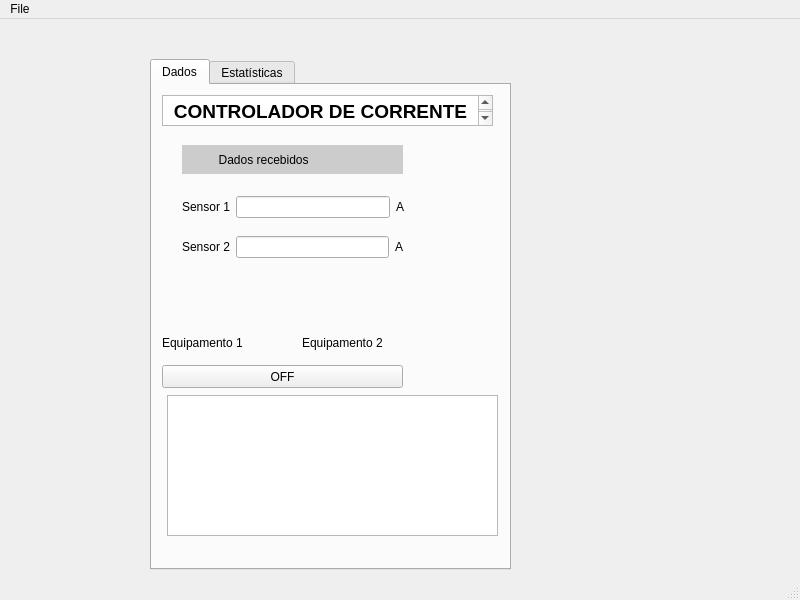
<?xml version="1.0" encoding="UTF-8"?>
<ui version="4.0">
 <class>MainWindow</class>
 <widget class="QMainWindow" name="MainWindow">
  <property name="geometry">
   <rect>
    <x>0</x>
    <y>0</y>
    <width>800</width>
    <height>600</height>
   </rect>
  </property>
  <property name="windowTitle">
   <string>MainWindow</string>
  </property>
  <widget class="QWidget" name="centralwidget">
   <widget class="QTabWidget" name="tabWidget">
    <property name="geometry">
     <rect>
      <x>150</x>
      <y>40</y>
      <width>361</width>
      <height>511</height>
     </rect>
    </property>
    <property name="currentIndex">
     <number>0</number>
    </property>
    <widget class="QWidget" name="tab">
     <attribute name="title">
      <string>Dados</string>
     </attribute>
     <widget class="QTextEdit" name="textEdit">
      <property name="geometry">
       <rect>
        <x>10</x>
        <y>10</y>
        <width>331</width>
        <height>31</height>
       </rect>
      </property>
      <property name="html">
       <string>&lt;!DOCTYPE HTML PUBLIC &quot;-//W3C//DTD HTML 4.0//EN&quot; &quot;http://www.w3.org/TR/REC-html40/strict.dtd&quot;&gt;
&lt;html&gt;&lt;head&gt;&lt;meta name=&quot;qrichtext&quot; content=&quot;1&quot; /&gt;&lt;style type=&quot;text/css&quot;&gt;
p, li { white-space: pre-wrap; }
&lt;/style&gt;&lt;/head&gt;&lt;body style=&quot; font-family:'MS Shell Dlg 2'; font-size:8.25pt; font-weight:400; font-style:normal;&quot;&gt;
&lt;p align=&quot;center&quot; style=&quot; margin-top:0px; margin-bottom:0px; margin-left:0px; margin-right:0px; -qt-block-indent:0; text-indent:0px;&quot;&gt;&lt;span style=&quot; font-family:'MS Shell Dlg 2'; font-size:14pt; font-weight:600;&quot;&gt;CONTROLADOR DE CORRENTE&lt;/span&gt;&lt;/p&gt;&lt;/body&gt;&lt;/html&gt;</string>
      </property>
     </widget>
     <widget class="QLabel" name="label">
      <property name="geometry">
       <rect>
        <x>30</x>
        <y>60</y>
        <width>221</width>
        <height>29</height>
       </rect>
      </property>
      <property name="styleSheet">
       <string notr="true">font: 75 12pt &quot;MS Shell Dlg 2&quot;;
background-color: rgb(204, 204, 204);</string>
      </property>
      <property name="text">
       <string>           Dados recebidos</string>
      </property>
      <property name="scaledContents">
       <bool>false</bool>
      </property>
     </widget>
     <widget class="QPushButton" name="ButtonOnOff_1">
      <property name="geometry">
       <rect>
        <x>10</x>
        <y>280</y>
        <width>241</width>
        <height>23</height>
       </rect>
      </property>
      <property name="text">
       <string>OFF</string>
      </property>
     </widget>
     <widget class="QLabel" name="ImagemMotor1">
      <property name="geometry">
       <rect>
        <x>10</x>
        <y>200</y>
        <width>61</width>
        <height>41</height>
       </rect>
      </property>
      <property name="text">
       <string/>
      </property>
      <property name="pixmap">
       <pixmap>../../../Downloads/electric-motor.png</pixmap>
      </property>
      <property name="scaledContents">
       <bool>true</bool>
      </property>
     </widget>
     <widget class="QLabel" name="ImagemMotor2">
      <property name="geometry">
       <rect>
        <x>150</x>
        <y>200</y>
        <width>61</width>
        <height>41</height>
       </rect>
      </property>
      <property name="text">
       <string/>
      </property>
      <property name="pixmap">
       <pixmap>../../../Downloads/electric-motor.png</pixmap>
      </property>
      <property name="scaledContents">
       <bool>true</bool>
      </property>
     </widget>
     <widget class="QLabel" name="label_7">
      <property name="geometry">
       <rect>
        <x>10</x>
        <y>250</y>
        <width>101</width>
        <height>16</height>
       </rect>
      </property>
      <property name="styleSheet">
       <string notr="true">font: 75 11pt &quot;MS Shell Dlg 2&quot;;</string>
      </property>
      <property name="text">
       <string>Equipamento 1</string>
      </property>
     </widget>
     <widget class="QLabel" name="label_8">
      <property name="geometry">
       <rect>
        <x>150</x>
        <y>250</y>
        <width>101</width>
        <height>16</height>
       </rect>
      </property>
      <property name="styleSheet">
       <string notr="true">font: 75 11pt &quot;MS Shell Dlg 2&quot;;</string>
      </property>
      <property name="text">
       <string>Equipamento 2</string>
      </property>
     </widget>
     <widget class="QLabel" name="label_9">
      <property name="geometry">
       <rect>
        <x>280</x>
        <y>60</y>
        <width>51</width>
        <height>241</height>
       </rect>
      </property>
      <property name="text">
       <string/>
      </property>
      <property name="pixmap">
       <pixmap>../../../Downloads/street-lamp.png</pixmap>
      </property>
      <property name="scaledContents">
       <bool>true</bool>
      </property>
     </widget>
     <widget class="QLabel" name="Led_2">
      <property name="geometry">
       <rect>
        <x>220</x>
        <y>200</y>
        <width>41</width>
        <height>41</height>
       </rect>
      </property>
      <property name="text">
       <string/>
      </property>
      <property name="pixmap">
       <pixmap>../../../Downloads/led-light.png</pixmap>
      </property>
      <property name="scaledContents">
       <bool>true</bool>
      </property>
     </widget>
     <widget class="QLabel" name="Led_1">
      <property name="geometry">
       <rect>
        <x>80</x>
        <y>200</y>
        <width>41</width>
        <height>41</height>
       </rect>
      </property>
      <property name="text">
       <string/>
      </property>
      <property name="pixmap">
       <pixmap>../../../Downloads/led-light.png</pixmap>
      </property>
      <property name="scaledContents">
       <bool>true</bool>
      </property>
     </widget>
     <widget class="QTableWidget" name="Tabela">
      <property name="geometry">
       <rect>
        <x>15</x>
        <y>310</y>
        <width>331</width>
        <height>141</height>
       </rect>
      </property>
      <property name="wordWrap">
       <bool>true</bool>
      </property>
      <attribute name="horizontalHeaderVisible">
       <bool>false</bool>
      </attribute>
      <attribute name="horizontalHeaderCascadingSectionResizes">
       <bool>false</bool>
      </attribute>
      <attribute name="horizontalHeaderHighlightSections">
       <bool>true</bool>
      </attribute>
      <attribute name="horizontalHeaderShowSortIndicator" stdset="0">
       <bool>false</bool>
      </attribute>
      <attribute name="horizontalHeaderStretchLastSection">
       <bool>true</bool>
      </attribute>
      <attribute name="verticalHeaderVisible">
       <bool>false</bool>
      </attribute>
      <attribute name="verticalHeaderHighlightSections">
       <bool>true</bool>
      </attribute>
      <column>
       <property name="text">
        <string>Sensor 1</string>
       </property>
      </column>
      <column>
       <property name="text">
        <string>Sensor 2</string>
       </property>
      </column>
     </widget>
     <widget class="QWidget" name="layoutWidget">
      <property name="geometry">
       <rect>
        <x>30</x>
        <y>110</y>
        <width>222</width>
        <height>24</height>
       </rect>
      </property>
      <layout class="QHBoxLayout" name="horizontalLayout_3">
       <item>
        <layout class="QHBoxLayout" name="horizontalLayout">
         <item>
          <widget class="QLabel" name="label_3">
           <property name="styleSheet">
            <string notr="true">font: 75 12pt &quot;MS Shell Dlg 2&quot;;</string>
           </property>
           <property name="text">
            <string>Sensor 1</string>
           </property>
          </widget>
         </item>
         <item>
          <widget class="QLineEdit" name="LabelCorrente1"/>
         </item>
        </layout>
       </item>
       <item>
        <widget class="QLabel" name="label_2">
         <property name="styleSheet">
          <string notr="true">font: 75 12pt &quot;MS Shell Dlg 2&quot;;</string>
         </property>
         <property name="text">
          <string>A</string>
         </property>
        </widget>
       </item>
      </layout>
     </widget>
     <widget class="QWidget" name="layoutWidget">
      <property name="geometry">
       <rect>
        <x>30</x>
        <y>150</y>
        <width>221</width>
        <height>24</height>
       </rect>
      </property>
      <layout class="QHBoxLayout" name="horizontalLayout_4">
       <item>
        <layout class="QHBoxLayout" name="horizontalLayout_2">
         <item>
          <widget class="QLabel" name="label_4">
           <property name="styleSheet">
            <string notr="true">font: 75 12pt &quot;MS Shell Dlg 2&quot;;</string>
           </property>
           <property name="text">
            <string>Sensor 2</string>
           </property>
          </widget>
         </item>
         <item>
          <widget class="QLineEdit" name="labelCorrente2"/>
         </item>
        </layout>
       </item>
       <item>
        <widget class="QLabel" name="label_5">
         <property name="styleSheet">
          <string notr="true">font: 75 12pt &quot;MS Shell Dlg 2&quot;;</string>
         </property>
         <property name="text">
          <string>A</string>
         </property>
        </widget>
       </item>
      </layout>
     </widget>
     <widget class="QLabel" name="menor">
      <property name="geometry">
       <rect>
        <x>120</x>
        <y>460</y>
        <width>47</width>
        <height>13</height>
       </rect>
      </property>
      <property name="text">
       <string/>
      </property>
     </widget>
    </widget>
    <widget class="QWidget" name="tab_2">
     <attribute name="title">
      <string>Estatísticas</string>
     </attribute>
     <widget class="QGroupBox" name="groupBox">
      <property name="geometry">
       <rect>
        <x>30</x>
        <y>30</y>
        <width>291</width>
        <height>151</height>
       </rect>
      </property>
      <property name="styleSheet">
       <string notr="true">font: 75 14pt &quot;MS Shell Dlg 2&quot;;</string>
      </property>
      <property name="title">
       <string>Sensor 1</string>
      </property>
      <widget class="QLineEdit" name="Corrente1">
       <property name="geometry">
        <rect>
         <x>100</x>
         <y>70</y>
         <width>81</width>
         <height>41</height>
        </rect>
       </property>
      </widget>
     </widget>
     <widget class="QGroupBox" name="groupBox_2">
      <property name="geometry">
       <rect>
        <x>30</x>
        <y>230</y>
        <width>281</width>
        <height>161</height>
       </rect>
      </property>
      <property name="styleSheet">
       <string notr="true">font: 75 14pt &quot;MS Shell Dlg 2&quot;;</string>
      </property>
      <property name="title">
       <string>Sensor 2</string>
      </property>
      <widget class="QLineEdit" name="Corrente2">
       <property name="geometry">
        <rect>
         <x>100</x>
         <y>70</y>
         <width>81</width>
         <height>41</height>
        </rect>
       </property>
      </widget>
     </widget>
    </widget>
   </widget>
  </widget>
  <widget class="QStatusBar" name="statusbar"/>
  <widget class="QMenuBar" name="menubar">
   <property name="geometry">
    <rect>
     <x>0</x>
     <y>0</y>
     <width>800</width>
     <height>21</height>
    </rect>
   </property>
   <widget class="QMenu" name="menuFile">
    <property name="title">
     <string>File</string>
    </property>
    <addaction name="actionSalvar"/>
    <addaction name="actionCarregar"/>
   </widget>
   <addaction name="menuFile"/>
  </widget>
  <action name="actionSalvar">
   <property name="text">
    <string>Salvar</string>
   </property>
   <property name="shortcut">
    <string>Ctrl+S</string>
   </property>
  </action>
  <action name="actionCarregar">
   <property name="text">
    <string>Carregar</string>
   </property>
   <property name="shortcut">
    <string>Ctrl+P</string>
   </property>
  </action>
 </widget>
 <resources/>
 <connections/>
</ui>
